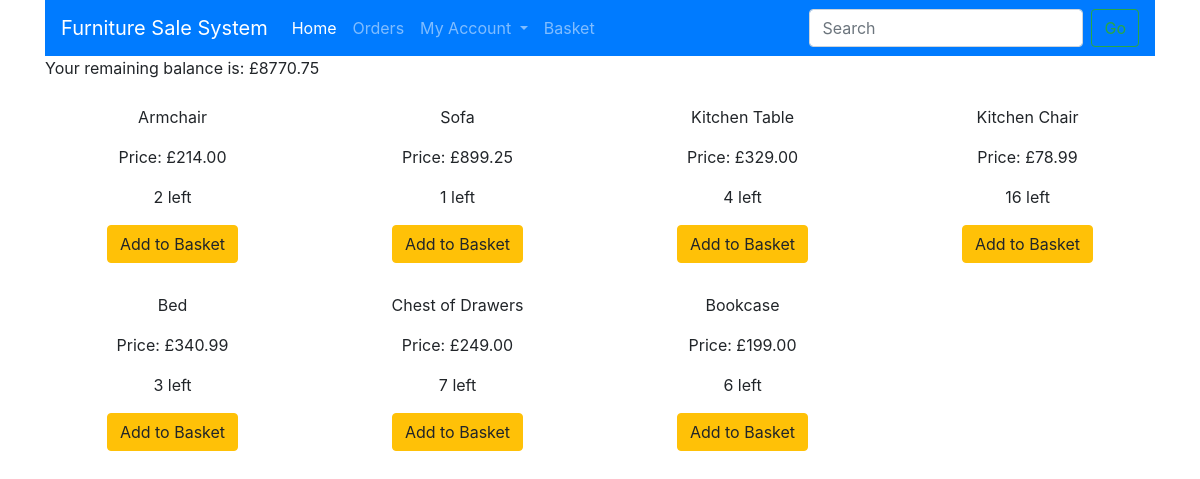
The app's page / (signed in), older data.
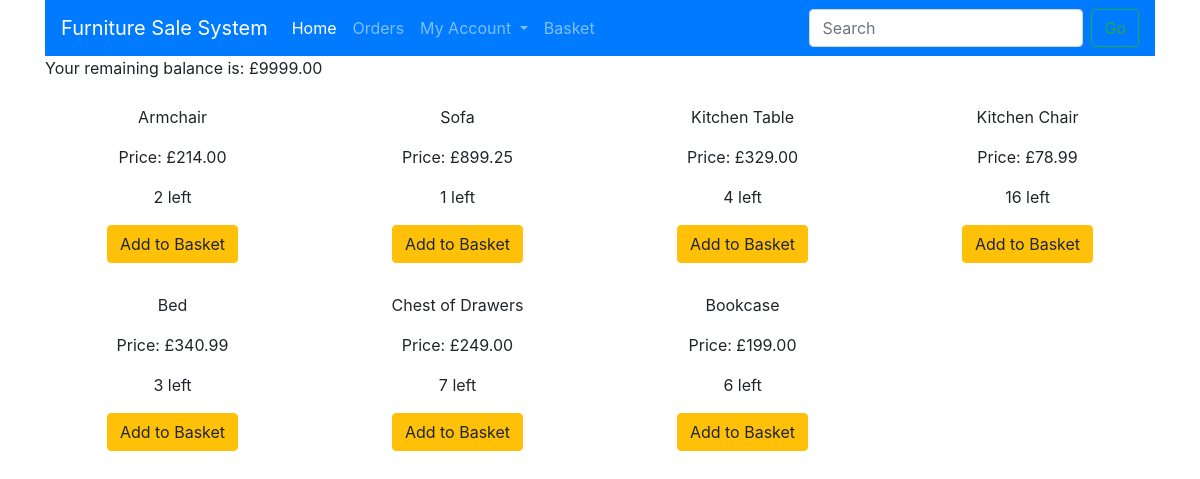
The same page, newer data.
### profiles/models.py (models this page shows, shortened)
class Profile(models.Model):
    user    = models.OneToOneField(settings.AUTH_USER_MODEL, on_delete=models.CASCADE)
    balance = models.DecimalField(max_digits=10, decimal_places=2, default=1087.65)

### products/models.py (models this page shows, shortened)
class Product(models.Model):
    user = models.ForeignKey(User, null=True, on_delete=models.SET_NULL)
    name = models.CharField(max_length=220)
    price = models.DecimalField(max_digits=10, decimal_places=2, default=0.00) # price of item to be decimal with 2 decimal places
    inventory = models.IntegerField(default=0)

### products/views.py (the view)
# urls.py: path('', product_list_view,                                     name='home'),
@login_required
def product_list_view(request, *args, **kwargs):
    object_list     = Product.objects.all() # return all objects
    incompleted_orders = Order.objects.filter(user=request.user.profile, is_ordered=False) # filter orders of a user that was not completed
    current_order_products = [] # create an empty list to add products that are in incompleted orders
    if incompleted_orders.exists():
        user_order_items        = incompleted_orders[0].items.all()
        current_order_products  = [item.product for item in user_order_items]
    balance = Profile.objects.filter(user=request.user).first().balance
    context = {
        "object_list": object_list,
        "current_order_products": current_order_products,
        "balance": balance,
        }
    return render(request, 'products/list.html', context)

### templates/products/list.html (shortened to what this page needs)
{% extends "base.html" %}
{% block content %}
    <div style="margin-bottom: 25px;" aligntext>Your remaining balance is: £{{ balance}}</div>
    <div class="row">
    {% for object in object_list %}
        <div class="col-sm-3" style="padding-bottom: 30px; text-align: center;">
            <p>{{ object.name }}</p>
            <p>Price: £{{ object.price }}</p>
            <p>{{ object.inventory }} left</p>
            {% if object.inventory == 0 %}
            Out of stock
            {% elif object in current_order_products %}
            <a href="{% url 'order_summary' %}" class="btn btn-primary">Go to Basket</a>
            {% else %}
            <a href="{% url 'add_to_cart' object.id %}" class="btn btn-warning">Add to Basket</a>
            {% endif %}
        </div>
    {% endfor %}
    </div>
{% endblock content %}

### templates/base.html (shortened to what this page needs)
<!DOCTYPE html>
<html lang="en">
<head>
    <link href="https://stackpath.bootstrapcdn.com/bootstrap/4.1.1/css/bootstrap.min.css" rel="stylesheet">
    <link rel="stylesheet" href="https://use.fontawesome.com/releases/v5.0.13/css/all.css">
</head>
<body>
    <div class="container">
    {% include "navbar.html" %}
    {% block content %}
    {% endblock %}
    </div>
</body>
</html>

### templates/navbar.html (shortened to what this page needs)
<nav class="navbar navbar-expand-lg navbar-dark bg-primary">
    <a class="navbar-brand" href="{% url 'home' %}">Furniture Sale System</a>
    <div class="collapse navbar-collapse" id="navbarSupportedContent">
      <ul class="navbar-nav mr-auto">
        <li class="nav-item active">
          <a class="nav-link" href="{% url 'home' %}">Home <span class="sr-only">(current)</span></a>
        </li>
        <li class="nav-item">
          <a class="nav-link" href="{% url 'profile' %}">Orders</a>
        </li>
        <li class="nav-item dropdown">
          <a class="nav-link dropdown-toggle" href="#" id="navbarDropdown" role="button" data-toggle="dropdown" aria-haspopup="true" aria-expanded="false">
            My Account
          </a>
        </li>
        <li class="nav-item">
          <a class="nav-link" href="{% url 'order_summary' %}">Basket</a>
        </li>
      </ul>
      <form action="{% url 'search' %}" class="form-inline my-2 my-lg-0">
        <input class="form-control mr-sm-2" type="search" name='q' placeholder="Search" aria-label="Update Stock">
        <button class="btn btn-outline-success my-2 my-sm-0" type="submit">Go</button>
      </form>
    </div>
  </nav>

Row changes from the older to the newer data that the page shows:
removed Profile: balance "8770.75"
added Profile: balance "9999.00"
